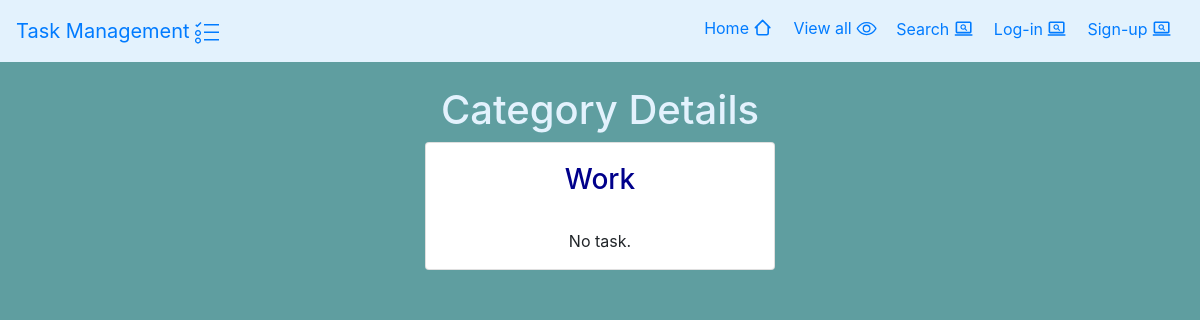
Page /category/2 on the earlier database version.
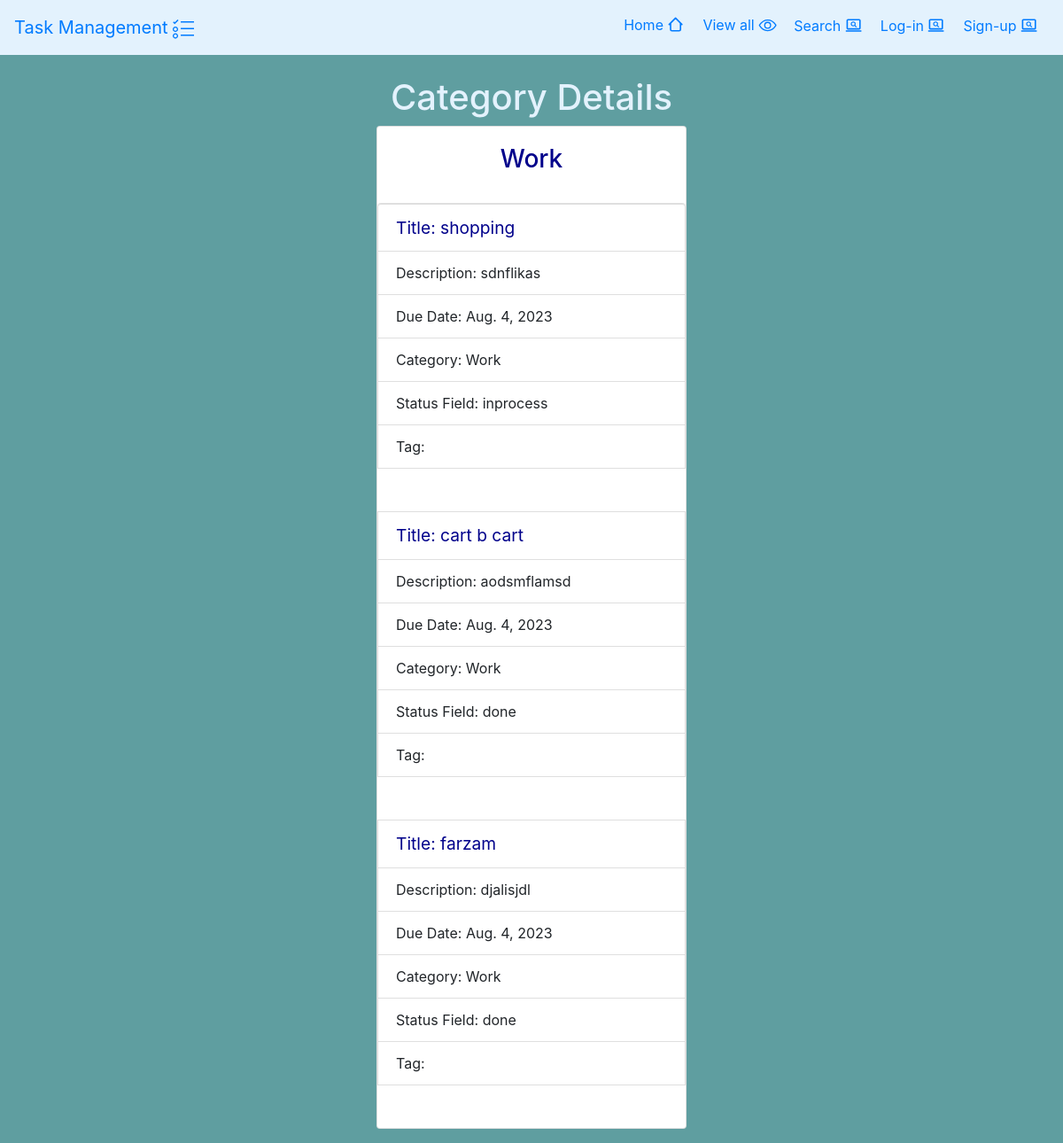
Same page on the later database version.
### task/models.py (models this page shows, shortened)
class Task(models.Model):
    START= 'start'
    INPORCESS='inprocess'
    DONE = 'done'
    status_choice = [
        (START,'start'),
        (INPORCESS,'inprocess'),
        (DONE,'done')
    ]
    title=models.CharField(max_length=255)
    description=models.TextField()
    due_date=models.DateField(auto_now_add=False)
    category= models.ForeignKey(Category, on_delete=models.PROTECT)
    status_fields=models.CharField(max_length=255, choices=status_choice)
    tag=models.ManyToManyField(Tag)
    user=models.ForeignKey(User,on_delete=models.CASCADE)

### epic_quest/models.py (models this page shows)
class Category(models.Model):
    name=models.CharField(max_length=255,)
    description=models.TextField(null=True,blank=True)
    def __str__(self) -> str:
        return self.name
    class Meta:
        ordering=['name']

### epic_quest/views.py (the view)
# urls.py: path("category/<int:pk>", views.category_details, name="category_details"),
def category_details(request, pk):
    category = get_object_or_404(Category, pk=pk)
    tasks=Task.objects.filter(category=category)
    return render(request, "category_detalis.html", {"category": category,"tasks":tasks})

### epic_quest/templates/category_detalis.html (shortened to what this page needs)
{% extends 'base.html' %}
{% block content %}
<body style="background-color: cadetblue;">
    <br>
    <div class="container">
<div class="row justify-content-center">
    <h1 style="color:  #e3f2fd;">Category Details</h1>
</div>
<div class="row justify-content-center">
                <div class="col-md-4">
                    <div class="card mb-3">
                        <div class="card-body">
                            <h3 class="card-title text-center" style="color: darkblue;">{{ category.name }}</h3>
                        </div>
                        {% if tasks %}
                            <ul class="list-group">
                                {% for task in tasks %}
                                        <li class="list-group-item" style="font-size: larger;color:darkblue;">Title: {{ task.title }}</li>
                                        <li class="list-group-item">Description: {{ task.description }}</li>
                                        <li class="list-group-item">Due Date: {{ task.due_date }}</li>
                                        <li class="list-group-item">Category: {{ task.category }}</li>
                                        <li class="list-group-item">Status Field: {{ task.status_fields }}</li>
                                        <li class="list-group-item">Tag: {{ task.get_tags }}</li>
                                    <br>
                                    <br>
                                {% endfor %}
                            </ul>
                        {% else %}
                            <p class="text-center">No task.</p>
                        {% endif %}
                    </div>
                    </div>
                    <br>
                </div>
            </div>
</body>
{% endblock %}

Differences in the rows shown:
now on this page (row edited): Task: title "shopping", description "sdnflikas", due_date "Aug. 4, 2023", category "Work", status_fields "inprocess"
now on this page (row edited): Task: title "cart b cart", description "aodsmflamsd", due_date "Aug. 4, 2023", category "Work", status_fields "done"
added Task: title "farzam", description "djalisjdl", due_date "Aug. 4, 2023", category "Work", status_fields "done"
Other differences:
text no longer shown: "No task."
